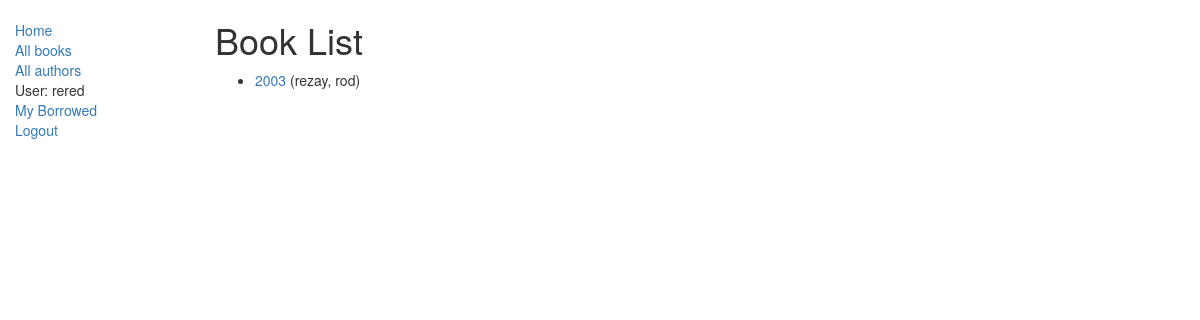
/catalog/books/ (signed in), run on an earlier commit of the app's database.
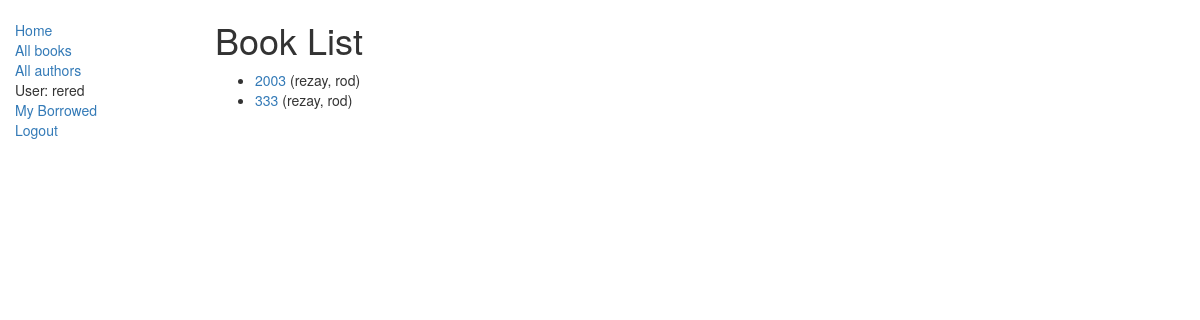
And on a later commit of the database.
### catalog/models.py (models this page shows, shortened)
class Book(models.Model):
    title = models.CharField(max_length=200)
    author = models.ForeignKey('Author', on_delete=models.SET_NULL, null=True)
    summary = models.TextField(max_length=1000, help_text="Enter a brief description of the book")
    isbn = models.CharField('ISBN', max_length=13,
                            help_text='13 Character <a href="https://www.isbn-international.org/content/what-isbn">ISBN number</a>')
    genre = models.ManyToManyField(Genre, help_text="Select a genre for this book")
    def get_absolute_url(self):
        return reverse('book-detail', args=[str(self.id)])

class Author(models.Model):
    first_name = models.CharField(max_length=100)
    last_name = models.CharField(max_length=100)
    date_of_birth = models.DateField(null=True, blank=True)
    date_of_death = models.DateField('Died', null=True, blank=True)
    def __str__(self):
        return '%s, %s' % (self.last_name, self.first_name)

### catalog/views.py (the view)
class BookListView(generic.ListView):
    model = Book

### catalog/templates/catalog/book_list.html
{% extends "base_generic.html" %}
{% block content %}
    <h1>Book List</h1>
    {% if book_list %}
    <ul>
        {% for book in book_list %}
        <li>
            <a href="{{ book.get_absolute_url }}">{{ book.title }}</a>
({{book.author}})
        </li>
        {% endfor %}
    </ul>
    {% else %}
        <p>There are no books in the library.</p>
    {% endif %}
{% endblock %}

What changed in the data, as far as the page shows it:
added Book: title "333", author "rezay, rod"
